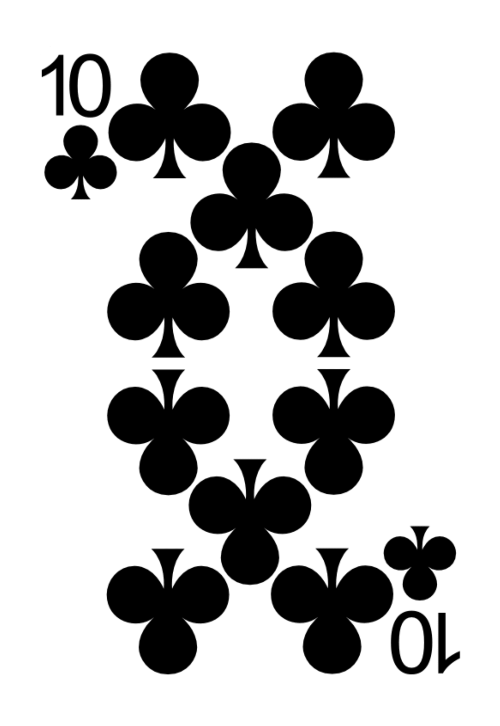
#> input picture resized/10_C.png, 500 x 726 px, given in place of A_C.png, which was not available
$ jupyter execute --allow-errors card_identifiers.ipynb
#> lines starting #> are read from the running program, lines starting #| are printed output that depends on the picture; after the words box and inside, x2 and y2 are one past the last pixel; in counts of white or black regions, pixels touching at a corner belong together; pictures that were not available may be replaced by others from this repository, and a replacement may not be noted
[cell 1]
class Identifier:
  def __init__(self, filename, top_left_corner, bottom_right_corner):
    self.filename = filename
    self.top_left_corner = top_left_corner
    self.bottom_right_corner = bottom_right_corner

[cell 2]
def get_identifiers():
    identifiers = [
        Identifier('A_C', [44, 55], [117, 200]),
        Identifier('A_D', [49, 52], [110, 201]),
        Identifier('A_H', [45, 57], [114, 202]),
        Identifier('A_S', [48, 57], [110, 201]),

        Identifier('2_C', [44, 55], [117, 200]),
        Identifier('2_D', [49, 52], [110, 201]),
        Identifier('2_H', [45, 57], [114, 202]),
        Identifier('2_S', [48, 57], [110, 201]),

        Identifier('3_C', [44, 55], [117, 200]),
        Identifier('3_D', [49, 52], [110, 201]),
        Identifier('3_H', [45, 57], [114, 202]),
        Identifier('3_S', [48, 57], [110, 201]),

        Identifier('4_C', [44, 56], [117, 200]),
        Identifier('4_D', [49, 53], [110, 201]),
        Identifier('4_H', [45, 57], [114, 202]),
        Identifier('4_S', [48, 57], [111, 201]),

        Identifier('5_C', [44, 56], [117, 200]),
        Identifier('5_D', [49, 53], [110, 201]),
        Identifier('5_H', [45, 57], [114, 202]),
        Identifier('5_S', [48, 57], [111, 201]),

        Identifier('6_C', [44, 55], [117, 200]),
        Identifier('6_D', [49, 52], [110, 201]),
        Identifier('6_H', [45, 57], [114, 202]),
        Identifier('6_S', [48, 57], [110, 201]),

        Identifier('7_C', [44, 56], [117, 200]),
        Identifier('7_D', [49, 53], [110, 201]),
        Identifier('7_H', [45, 57], [114, 202]),
        Identifier('7_S', [48, 57], [111, 202]),

        Identifier('8_C', [44, 56], [117, 200]),
        Identifier('8_D', [49, 53], [110, 201]),
        Identifier('8_H', [45, 57], [114, 202]),
        Identifier('8_S', [48, 57], [111, 202]),

        Identifier('9_C', [44, 56], [117, 200]),
        Identifier('9_D', [49, 53], [110, 201]),
        Identifier('9_H', [45, 57], [114, 202]),
        Identifier('9_S', [48, 57], [111, 202]),

        Identifier('10_C', [41, 53], [117, 200]),
        Identifier('10_D', [45, 52], [112, 201]),
        Identifier('10_H', [41, 59], [115, 202]),
        Identifier('10_S', [44, 56], [114, 201]),

        Identifier('J_C', [40, 53], [89, 174]),
        Identifier('J_D', [41, 56], [88, 188]),
        Identifier('J_H', [42, 59], [88, 178]),
        Identifier('J_S', [41, 57], [88, 183]),

        Identifier('Q_C', [40, 54], [91, 168]),
        Identifier('Q_D', [39, 53], [91, 181]),
        Identifier('Q_H', [39, 54], [91, 167]),
        Identifier('Q_S', [40, 52], [91, 173]),

        Identifier('K_C', [40, 56], [90, 173]),
        Identifier('K_D', [41, 59], [89, 181]),
        Identifier('K_H', [42, 57], [88, 178]),
        Identifier('K_S', [40, 59], [89, 178]),
    ]
#> further down, img_gray is the input picture: shape (726, 500); min 0, max 255, mean 186.6
#> `img_binary = cv2.threshold(img_gray, 245, 255, cv2.THRESH_BINARY)[1]`:
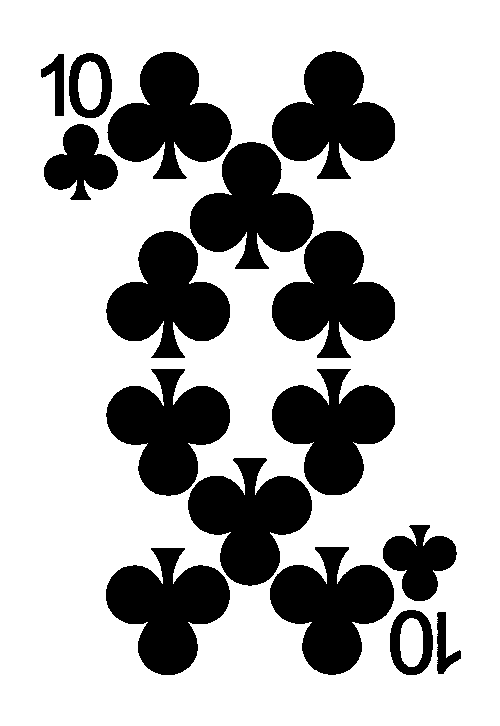
#> img_binary: shape (726, 500); 71.6% white; 16 black regions, largest, box (x1, y1, x2, y2) and area: (270, 547, 394, 675) 9261, (188, 458, 312, 586) 9252, (106, 548, 230, 675) 9246
#> `cropped_img = img_binary[identifier.top_left_corner[1]:identifier.bott..`:
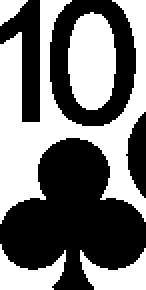
#> cropped_img: shape (145, 73) (shown 2 times larger); 47.1% white; 5 white regions, box (x1, y1, x2, y2) and area: (0, 0, 73, 112) 3126, (34, 6, 58, 55) 954, (0, 122, 33, 145) 402, (40, 124, 73, 145) 395, (0, 0, 14, 13) 106
#> pass 2 of the loop `for identifier in identifiers:`:
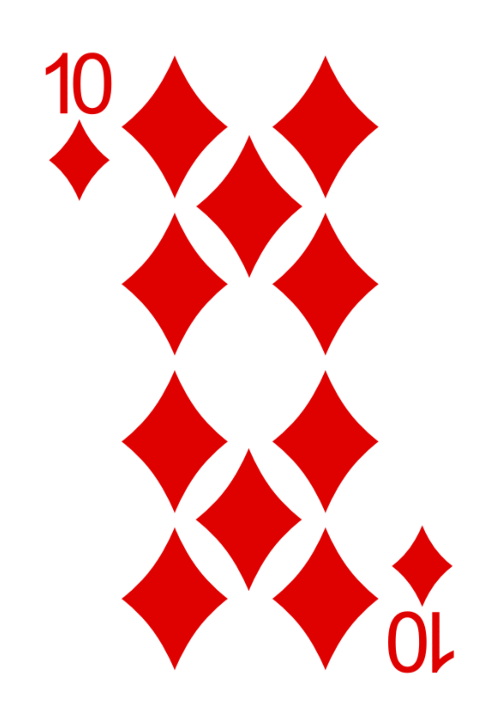
#> input picture resized/10_D.png, 500 x 726 px, given in place of A_D.png, which was not available
#> `img_binary = cv2.threshold(img_gray, 245, 255, cv2.THRESH_BINARY)[1]`:
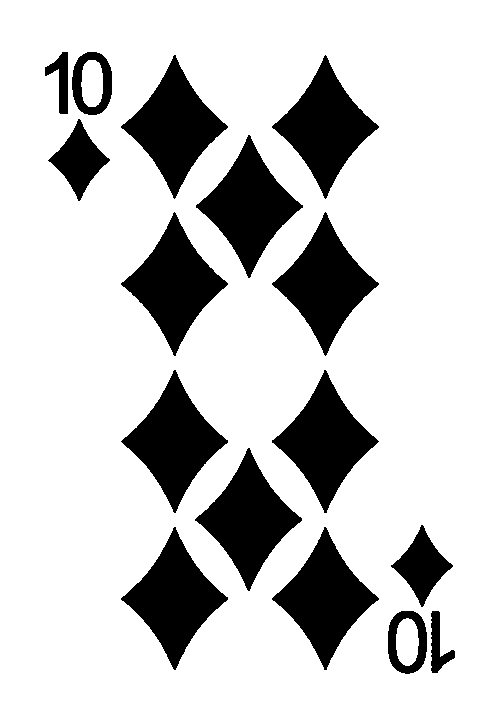
#> img_binary: shape (726, 500); 80% white; 16 black regions, largest, box (x1, y1, x2, y2) and area: (121, 212, 228, 356) 6451, (121, 55, 228, 199) 6448, (272, 370, 379, 513) 6445
#> `cropped_img = img_binary[identifier.top_left_corner[1]:identifier.bott..`:
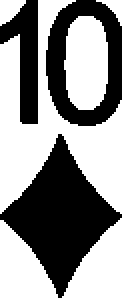
#> cropped_img: shape (149, 61) (shown 2 times larger); 56.2% white; 3 black regions, box (x1, y1, x2, y2) and area: (0, 67, 61, 149) 2174, (23, 0, 61, 63) 1163, (0, 0, 19, 62) 646
    return identifiers

[cell 3]
import numpy as np
import cv2

#extracting card identifiers
identifiers = get_identifiers()
#> (the rest of this cell did not finish here and is left out)
